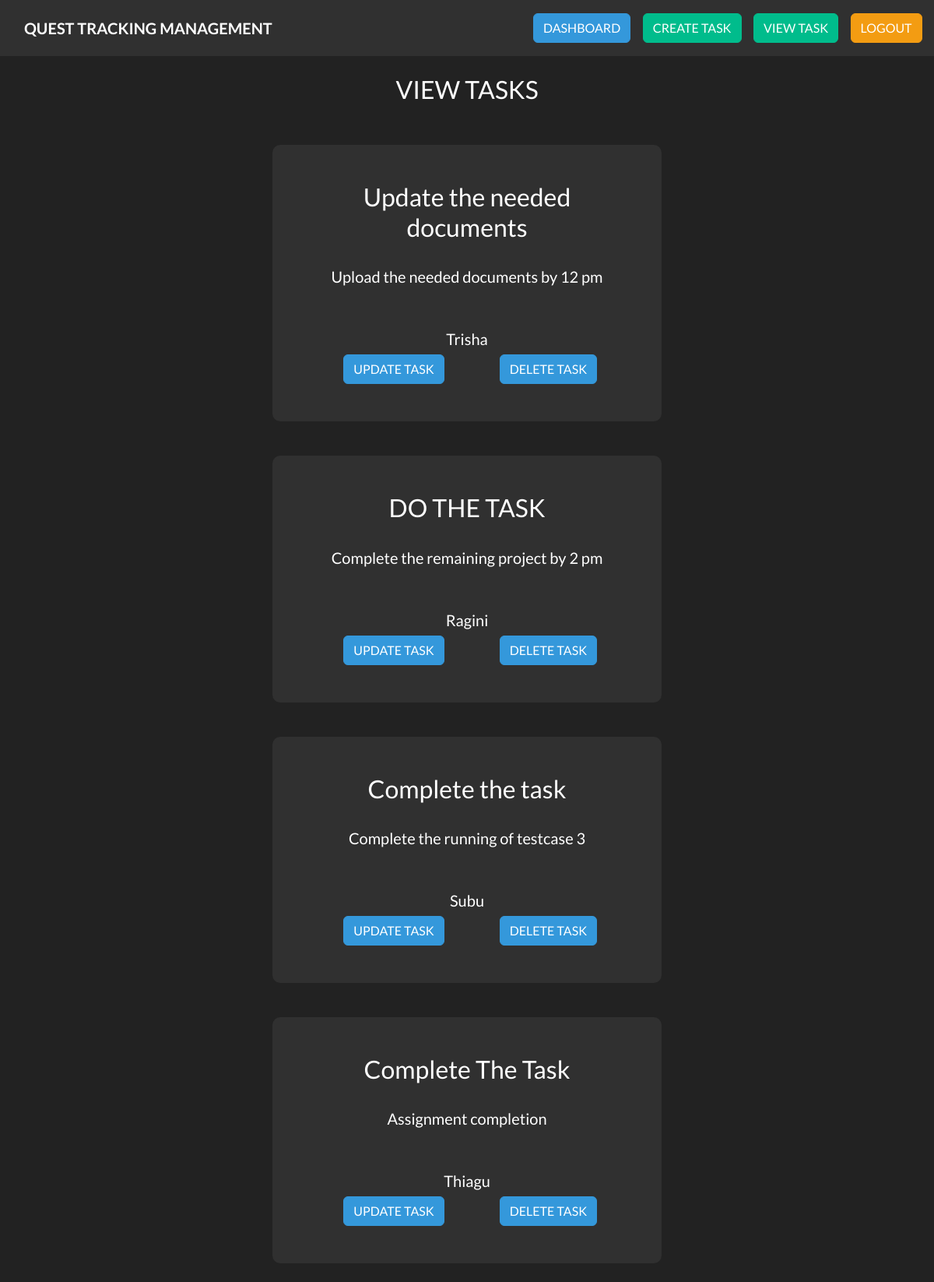
Page /staff_view-tasks (signed in) on the committed database.
### taskmanagerapp/models.py (models this page shows)
class Task(models.Model):
    title = models.CharField(max_length=100, null=True)
    content = models.CharField(max_length=1000, null=True, blank=True)
    assigned_to = models.CharField(max_length=1000, null=True, blank=True)
    date_posted = models.DateTimeField(auto_now_add=True, null=True)
    user = models.ForeignKey(User, max_length=10, on_delete=models.CASCADE, null=True)

### taskmanagerapp/views.py (the view)
# urls.py: path('staff_view-tasks', views.staff_viewTask, name="staff_view-tasks"),
@login_required(login_url='staff_login')
def staff_viewTask(request):
    user = request.user.id
    task = Task.objects.all()
    context = {'task': task}
    return render(request, 'profile/staff_view-tasks.html', context=context)

### templates/profile/staff_view-tasks.html (shortened to what this page needs)
{% load static %}
<html>
    <head>
        <link rel="stylesheet" type="text/css" href="https://bootswatch.com/5/darkly/bootstrap.min.css">
        <link rel="stylesheet" type="text/css" href="{% static 'css/style.css' %}">
    </head>
{% include 'profile/staff_base.html' %}
    <br>
    <h3 class="text-center"> VIEW TASKS </h3>
    <br>
        {% for tsk in task %}
        <div class="container bg-dark shadow-md p-5 form-layout" style="margin-top:20px">
           <h3 class="text-center">{{ tsk.title }}</h3>
            <br>
           <h5 class="text-center">{{ tsk.content}}</h5>
            <br> <br>
              <h5 class="text-center">{{ tsk.assigned_to}}</h5>
             <a class="btn btn-info navbar-btn" type="button" href="{% url 'update-task' tsk.id %}">UPDATE TASK</a>
             <a class="btn btn-info navbar-btn" type="button" href="{% url 'delete-task' tsk.id %}">DELETE TASK</a>
        </div>
        <br>
        {% endfor %}
</html>

### static/css/style.css (style rules this page uses)
h3 { color : white; }
.form-layout { border-radius: 10px; width: 500px; }

### rows in the picture
Task: title "Update the needed documents", content "Upload the needed documents by 12 pm", assigned_to "Trisha"
Task: title "DO THE TASK", content "Complete the remaining project by 2 pm", assigned_to "Ragini"
Task: title "Complete the task", content "Complete the running of testcase 3", assigned_to "Subu"
Task: title "Complete The Task", content "Assignment completion", assigned_to "Thiagu"
